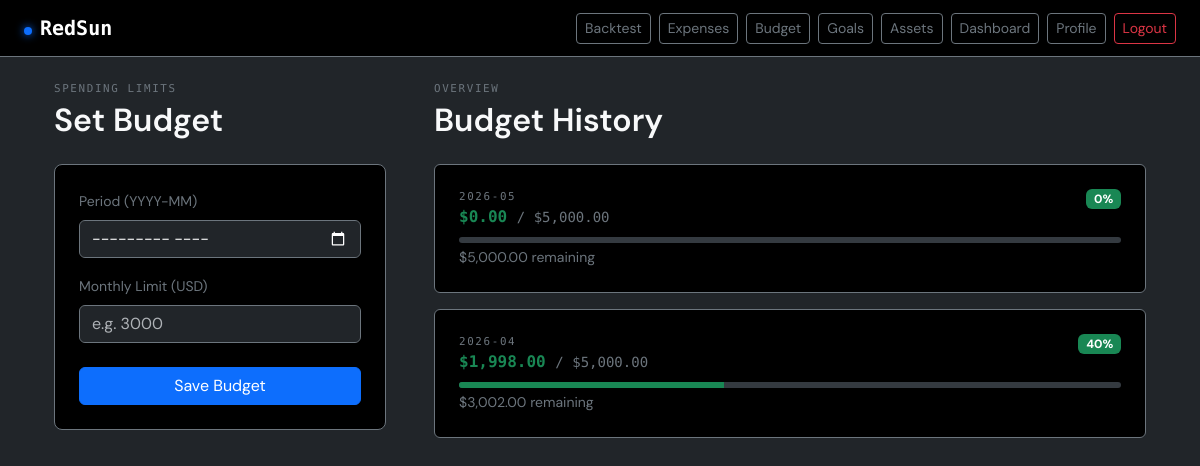
Screenshot of /budget (signed in) with the database file from the repository.
### main.py (models this page shows)
class Budget(db.Model):
    __tablename__ = "budget"
    id = db.Column(db.Integer, primary_key=True)
    user_id = db.Column(db.Integer, db.ForeignKey("user.id"), nullable=False)
    period = db.Column(db.String(20), nullable=False)
    limit_amount = db.Column(db.Float, nullable=False)

### main.py (the view, shortened to what this page needs)
@app.route("/budget", methods=["GET", "POST"])
@login_required
def budget():
    budgets = Budget.query.filter_by(user_id=current_user.id).order_by(Budget.period.desc()).all()
    budget_data = []
    for b in budgets:
        spent = (db.session.query(db.func.sum(Expense.amount))
                 .filter_by(user_id=current_user.id)
                 .filter(db.func.strftime("%Y-%m", Expense.date) == b.period)
                 .scalar() or 0.0)
        budget_data.append({"budget": b, "spent": round(spent, 2)})
    return render_template("budget.html", budget_data=budget_data)

### main.py (called while the page is built)
@login_manager.user_loader
def load_user(uid):
    return User.query.get(int(uid))

### templates/budget.html
{% extends "base.html" %}
{% block content %}
<div class="row g-5">
    <div class="col-lg-4">
        <p class="qt-eyebrow text-secondary mb-1">Spending Limits</p>
        <h2 class="fw-semibold mb-4">Set Budget</h2>
        <div class="card bg-black border-secondary p-4 rounded-3">
            <form method="POST">
                <div class="mb-3">
                    <label class="form-label text-secondary small">Period (YYYY-MM)</label>
                    <input type="month" name="period"
                           class="form-control bg-dark text-light border-secondary"
                           required>
                </div>
                <div class="mb-4">
                    <label class="form-label text-secondary small">Monthly Limit (USD)</label>
                    <input type="number" name="limit_amount" step="0.01" min="1"
                           class="form-control bg-dark text-light border-secondary"
                           placeholder="e.g. 3000" required>
                </div>
                <button class="btn btn-primary w-100">Save Budget</button>
            </form>
        </div>
    </div>
    <div class="col-lg-8">
        <p class="qt-eyebrow text-secondary mb-1">Overview</p>
        <h2 class="fw-semibold mb-4">Budget History</h2>
        {% if budget_data %}
        <div class="d-flex flex-column gap-3">
            {% for row in budget_data %}
            {% set b = row.budget %}
            {% set spent = row.spent %}
            {% set pct = [(spent / b.limit_amount * 100), 100]|min %}
            <div class="card bg-black border-secondary p-4">
                <div class="d-flex justify-content-between align-items-start mb-2">
                    <div>
                        <p class="qt-eyebrow text-secondary mb-0">{{ b.period }}</p>
                        <p class="font-mono fw-bold mb-0
                            {% if spent > b.limit_amount %}text-danger
                            {% elif pct >= 75 %}text-warning
                            {% else %}text-success{% endif %}">
                            ${{ "{:,.2f}".format(spent) }}
                            <span class="text-secondary fw-normal small">/ ${{ "{:,.2f}".format(b.limit_amount) }}</span>
                        </p>
                    </div>
                    <span class="badge {% if pct >= 100 %}bg-danger{% elif pct >= 75 %}bg-warning text-dark{% else %}bg-success{% endif %}">
                        {{ "{:.0f}".format(pct) }}%
                    </span>
                </div>
                <div class="progress" style="height:6px;">
                    <div class="progress-bar {% if pct >= 100 %}bg-danger{% elif pct >= 75 %}bg-warning{% else %}bg-success{% endif %}"
                         style="width:{{ pct }}%"></div>
                </div>
                <p class="text-secondary small mt-1 mb-0">
                    {% if spent > b.limit_amount %}
                    Over budget by ${{ "{:,.2f}".format(spent - b.limit_amount) }}
                    {% else %}
                    ${{ "{:,.2f}".format(b.limit_amount - spent) }} remaining
                    {% endif %}
                </p>
            </div>
            {% endfor %}
        </div>
        {% else %}
        <p class="text-secondary small mt-4">No budgets set yet.</p>
        {% endif %}
    </div>
</div>
{% endblock %}

### templates/base.html (style rules this page uses)
body { font-family: 'DM Sans', sans-serif; background-color: #0a0c10; }
.font-mono { font-family: 'Space Mono', monospace; }
.qt-eyebrow { font-family: 'Space Mono', monospace; font-size: 0.68rem; letter-spacing: 0.15em; text-transform: uppercase; }

### rows the page displays
Budget: period "2026-05", limit_amount "5,000.00", b.limit_amount-spent "5,000.00"
Budget: period "2026-04", limit_amount "5,000.00", b.limit_amount-spent "3,002.00"

### other values shown
{{ "{:,.2f}".format(spent) }} "0.00" "1,998.00"
{{ "{:.0f}".format(pct) }} "0" "40"
